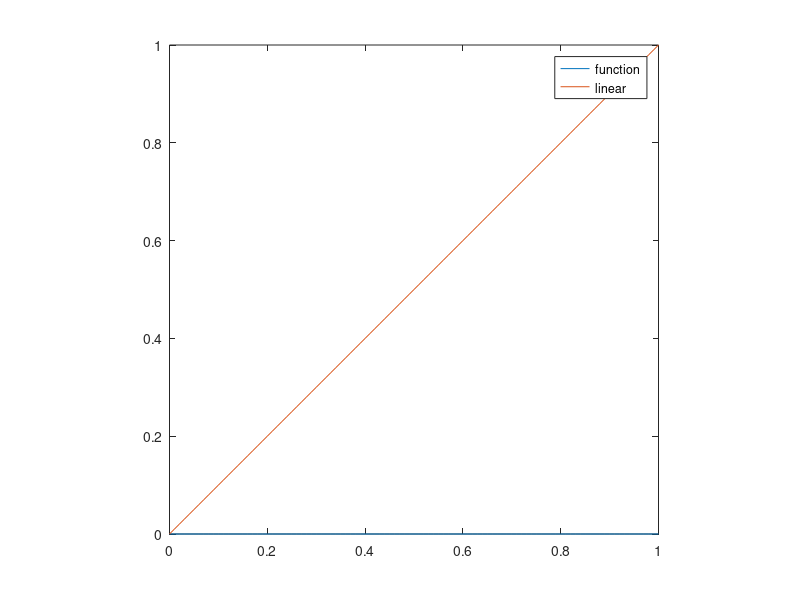

Source code (MATLAB):
x = 0:0.01:1;

% off = -0.45
% y= (x-off)-1./(x-off).^2

off =0
y= (x-off)-1./sin(pi-1+x)
y(y>2)=2
y(y<0)=0
y2 = x;
% dx = 1+sqrt(x)
plot(x,y,x,y2);%,x,dx)
axis square
legend('function','linear');%,'dx')